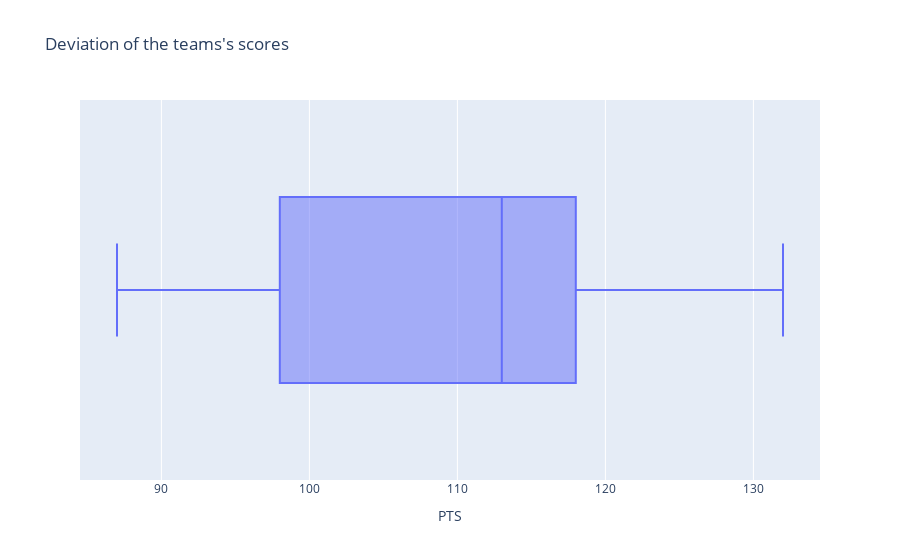

Notebook source saved alongside this figure:
### Markdown cell above
<h4>Lets see the deviation of the team's scores<h4>

### Code cell
def make_boxplot_from_pts(log):

    fig = px.box(log, 'PTS', title="Deviation of the teams's scores")
    fig.show()

make_boxplot_from_pts(df_prepared)

### Figure 1 — Plotly figure (JSON) as saved in the notebook; plotly's stock layout.template omitted (floating-point values rounded to 4 significant figures)
{"data": [{"alignmentgroup": "True", "hovertemplate": "PTS=%{x}<extra></extra>", "legendgroup": "", "marker": {"color": "#636efa"}, "name": "", "notched": false, "offsetgroup": "", "orientation": "h", "showlegend": false, "type": "box", "x": [113, 95, 122, 102, 111, 94, 118, 108, 98, 117, 113, 98, 96, 120, 129, 110, 115, 113, 124, 132, 90, 114, 96, 127, 121, 105, 126, 111, 115, 98, 98, 87, 118, 117], "x0": " ", "xaxis": "x", "y0": " ", "yaxis": "y"}], "layout": {"boxmode": "group", "legend": {"tracegroupgap": 0}, "title": {"text": "Deviation of the teams's scores"}, "xaxis": {"anchor": "y", "domain": [0, 1], "title": {"text": "PTS"}}, "yaxis": {"anchor": "x", "domain": [0, 1]}}}
